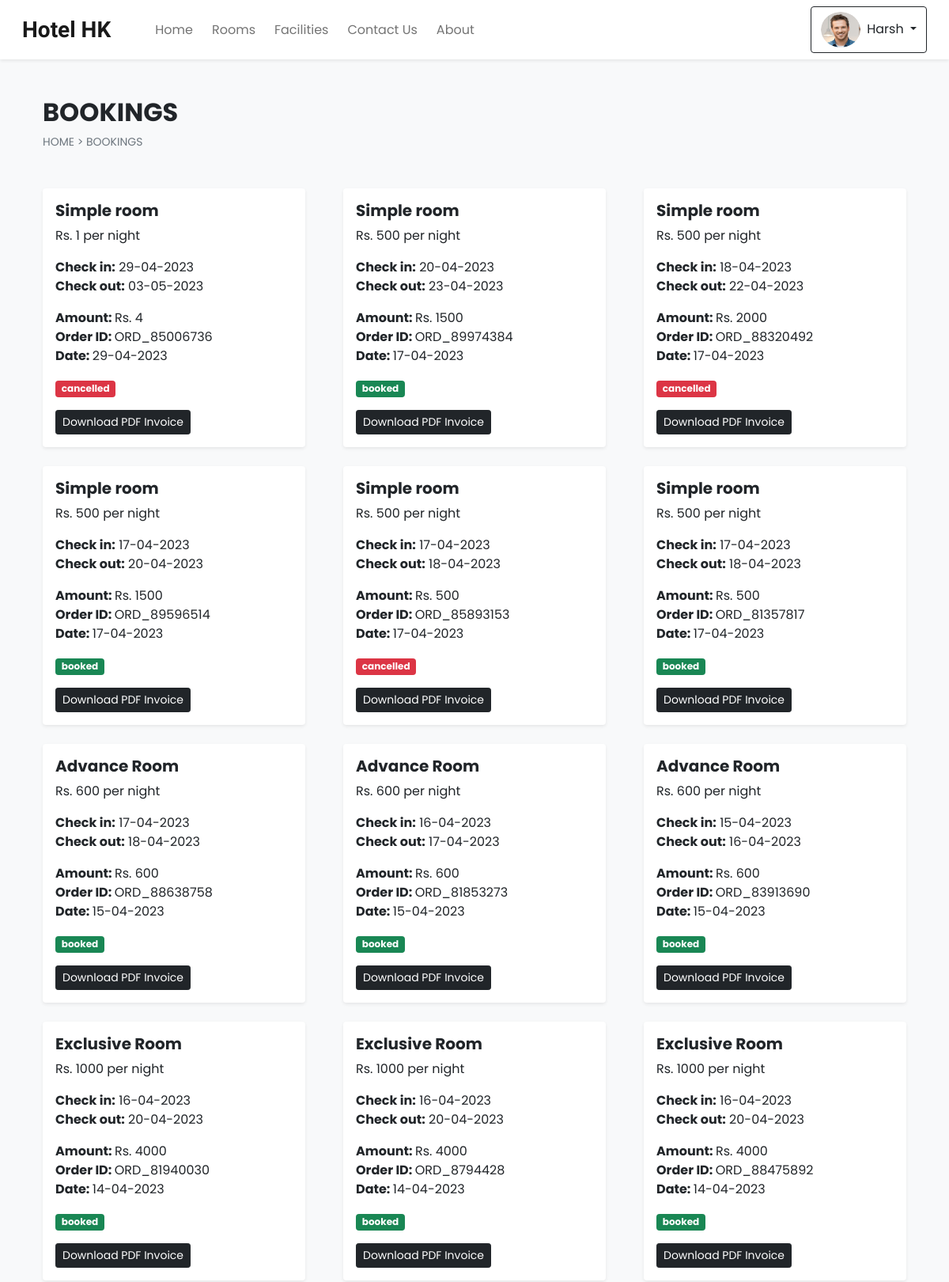
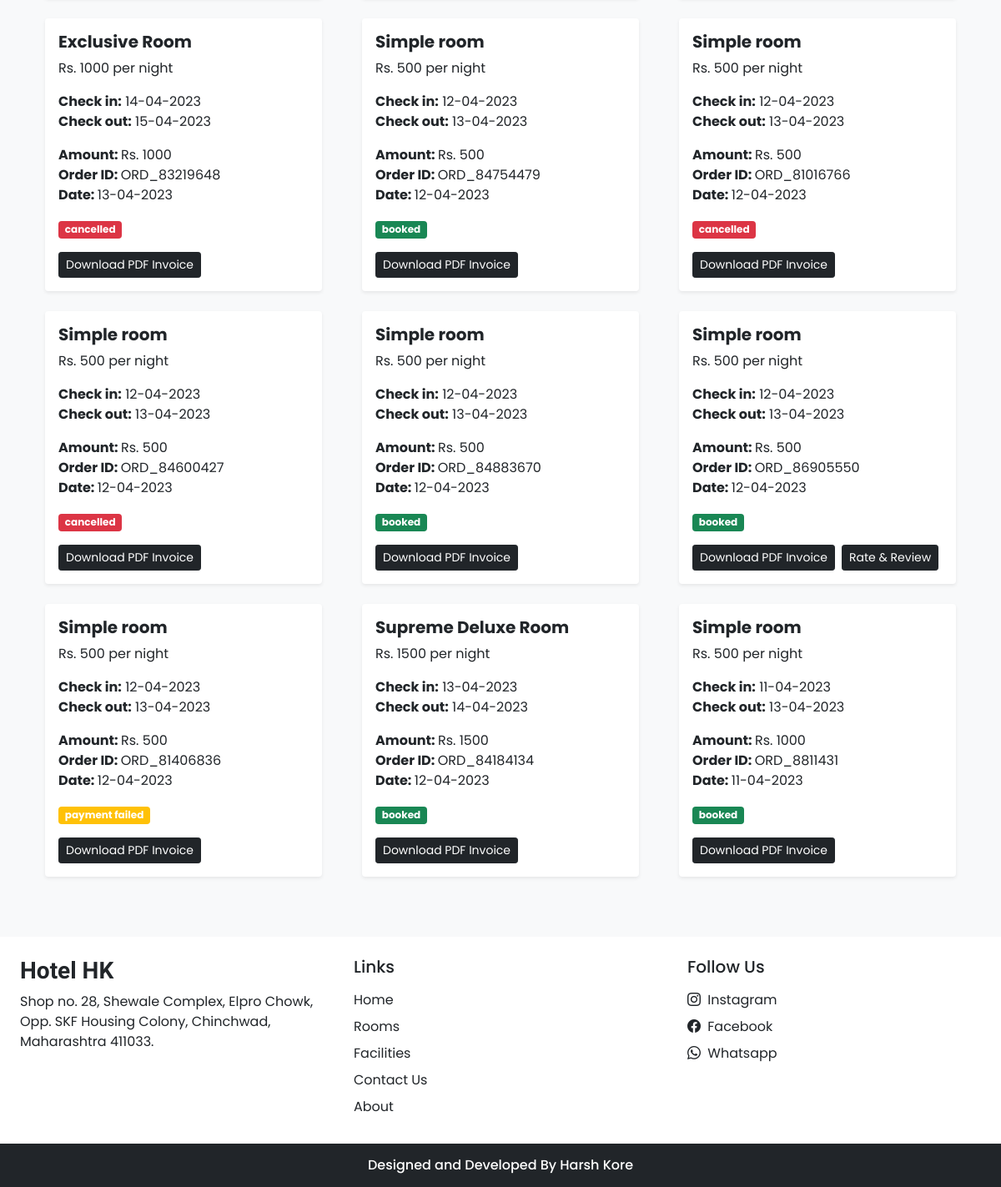
The app's page /bookings.php (signed in) with its own data (2 pictures, top to bottom).
### tables this page shows
CREATE TABLE `settings` (
  `sr_no` int(11) NOT NULL,
  `site_title` varchar(50) NOT NULL,
  `site_about` varchar(250) NOT NULL,
  `shutdown` tinyint(1) NOT NULL
);

CREATE TABLE `booking_details` (
  `sr_no` int(11) NOT NULL,
  `booking_id` int(11) NOT NULL,
  `room_name` varchar(100) NOT NULL,
  `price` int(11) NOT NULL,
  `total_pay` int(11) NOT NULL,
  `room_no` varchar(100) DEFAULT NULL,
  `user_name` varchar(100) NOT NULL,
  `phonenum` varchar(100) NOT NULL,
  `address` varchar(150) NOT NULL
);

CREATE TABLE `booking_order` (
  `booking_id` int(11) NOT NULL,
  `user_id` int(11) NOT NULL,
  `room_id` int(11) NOT NULL,
  `check_in` date NOT NULL,
  `check_out` date NOT NULL,
  `arrival` int(11) NOT NULL DEFAULT 0,
  `refund` int(11) DEFAULT NULL,
  `booking_status` varchar(100) NOT NULL DEFAULT 'booked',
  `order_id` varchar(150) NOT NULL,
  `trans_id` varchar(200) DEFAULT NULL,
  `trans_amt` int(11) NOT NULL,
  `trans_status` varchar(100) NOT NULL DEFAULT 'pending',
  `trans_resp_msg` varchar(200) DEFAULT NULL,
  `rate_review` int(11) DEFAULT NULL,
  `datentime` datetime NOT NULL DEFAULT current_timestamp()
);

### admin/inc/db_config.php (called while the page is built, shortened)
<?php
    function select($sql, $values, $datatypes){
        $con = $GLOBALS['con'];
        if ($stmt = mysqli_prepare($con, $sql)) {
            mysqli_stmt_bind_param($stmt, $datatypes,...$values);
            if (mysqli_stmt_execute($stmt)) {
                $res = mysqli_stmt_get_result($stmt);
                return $res;
            } else {
                mysqli_stmt_close($stmt);
                die("Query cannot be executed - Select");
            }
        }
        else {
            die("Query cannot be prepared - Select");
        }
    }
?>

### bookings.php (the view, shortened to what this page needs)
<!DOCTYPE html>
<html lang="en">
<head>
    <?php require('inc/links.php') ?>
</head>
<body class="bg-light">
  <?php
    require('inc/header.php');
  ?>
  <div class="container">
    <div class="row">
      <div class=" col-12 my-5 px-4">
        <h2 class="fw-bold">BOOKINGS</h2>
        <div style="font-size: 14px;">
          <a href="index.php" class="text-secondary text-decoration-none">HOME</a>
          <span class="text-secondary"> > </span>
          <a href="#" class="text-secondary text-decoration-none">BOOKINGS</a>
        </div>
      </div>
      <?php
        $query = "SELECT bo.*, bd.* FROM `booking_order` bo
          INNER JOIN `booking_details` bd ON bo.booking_id = bd.booking_id
          WHERE ((bo.booking_status='booked')
          OR (bo.booking_status='cancelled')
          OR (bo.booking_status='payment failed'))
          AND (bo.user_id = ?)
          ORDER BY bo.booking_id DESC";
        $result = select($query,[$_SESSION['uId']],'i');
        while ($data = mysqli_fetch_assoc($result)) {
          $date = date("d-m-Y", strtotime($data['datentime']));
          $checkin = date("d-m-Y", strtotime($data['check_in']));
          $checkout = date("d-m-Y", strtotime($data['check_out']));
          $status_bg = "";
          $btn = "";
          if ($data['booking_status']=='booked') {
            $status_bg = "bg-success";
            if ($data['arrival']==1) {
              $btn = "<a href='generate_pdf.php?gen_pdf&id=$data[booking_id]' class='btn btn-dark btn-sm shadow-none'>
                Download PDF Invoice
              </a>";
              if ($data['rate_review']==0) {
                $btn.="<button type='button' onclick='review_room($data[booking_id],$data[room_id])' data-bs-toggle='modal' data-bs-target='#reviewModal' class='btn btn-dark btn-sm shadow-none ms-2'>
                Rate & Review
                </button>";
              }
            }
            else {
              $btn = "
              <button onclick='cancel_booking($data[booking_id])' type='button' class='btn btn-danger btn-sm shadow-none'>
                Cancel
              </button>
              ";
            }
          }
          elseif ($data['booking_status']=='cancelled') {
            $status_bg = "bg-danger";
            if ($data['refund']==0) {
              $btn = "<span class='badge bg-primary'>Refund in process!</span>";
            }
            else {
              $btn = "<a href='generate_pdf.php?gen_pdf&id=$data[booking_id]' class='btn btn-dark btn-sm shadow-none'>
                Download PDF Invoice
              </a>";
            }
          }
          else{
            $status_bg = "bg-warning";
            $btn = "<a href='generate_pdf.php?gen_pdf&id=$data[booking_id]' class='btn btn-dark btn-sm shadow-none'>
                Download PDF Invoice
              </a>";
          }
          echo <<<booking
            <div class='col-md-4 px-4 mb-4'>
              <div class='bg-white p-3 rounded shadow-sm'>
                <h5 class='fw-bold'>$data[room_name]</h5>
                <p>Rs. $data[price] per night</p>
                <p>
                  <b>Check in:</b> $checkin <br>
                  <b>Check out:</b> $checkout
                </p>
                <p>
                  <b>Amount: </b> Rs. $data[total_pay] <br>
                  <b>Order ID: </b> $data[order_id] <br>
                  <b>Date: </b> $date
                </p>
                <p>
                  <span class='badge $status_bg'>$data[booking_status]</span>
                </p>
                $btn
              </div>
            </div>
          booking;
        }
      ?>
    </div>
  </div>
  <?php require('inc/footer.php') ?>
</body>
</html>

### inc/header.php (shortened to what this page needs)
<nav id="nav-bar" class="navbar navbar-expand-lg navbar-light bg-white px-lg-3 py-lg-2 shadow-sm sticky-top">
      <div class="container-fluid">
      <a class="navbar-brand me-5 fw-bold fs-3 h-font" href="index.php"><?php echo $settings_r['site_title'] ?></a>
      <div class="collapse navbar-collapse" id="navbarSupportedContent">
        <ul class="navbar-nav me-auto mb-2 mb-lg-0">
          <li class="nav-item">
            <a class="nav-link me-2" href="index.php">Home</a>
          </li>
          <li class="nav-item">
            <a class="nav-link me-2" href="rooms.php">Rooms</a>
          </li>
          <li class="nav-item">
            <a class="nav-link me-2" href="facilities.php">Facilities</a>
          </li>
          <li class="nav-item">
            <a class="nav-link me-2" href="contact.php">Contact Us</a>
          </li>
          <li class="nav-item">
            <a class="nav-link me-2" href="about.php">About</a>
          </li>
        </ul>
        <div class="d-flex">
    <?php
      if (isset($_SESSION['login']) && $_SESSION['login']==true)
      {
        $path = USERS_IMG_PATH;
        echo <<<data
          <div class="btn-group">
            <button type="button" class="btn btn-outline-dark shadow-none dropdown-toggle" data-bs-toggle="dropdown" data-bs-display="static" aria-expanded="false">
              <img src="$path$_SESSION[uPic]" style="width: 50px; height: 45px;" class="me-1 rounded-circle">
              $_SESSION[uName]
            </button>
            <ul class="dropdown-menu dropdown-menu-lg-end">
              <li><a class="dropdown-item" href="profile.php">Profile</a></li>
              <li><a class="dropdown-item" href="bookings.php">Bookings</a></li>
              <li><a class="dropdown-item" href="logout.php">Logout</a></li>
            </ul>
          </div>
        data;
      }
    ?>
        </div>
      </div>
    </div>
</nav>

### inc/footer.php (shortened to what this page needs)
<div class="container-fluid bg-white mt-5">
  <div class="row">
    <div class="col-lg-4 p-4">
      <h3 class="h-font fw-bold fs-3 mb-2"><?php echo $settings_r['site_title'] ?></h3>
      <p>
        <?php echo $settings_r['site_about'] ?>
      </p>
    </div>
    <div class="col-lg-4 p-4">
      <h5 class="mb-3">Links</h5>
      <a href="index.php" class="d-inline-block mb-2 text-dark text-decoration-none">Home</a><br>
      <a href="rooms.php" class="d-inline-block mb-2 text-dark text-decoration-none">Rooms</a><br>
      <a href="facilities.php" class="d-inline-block mb-2 text-dark text-decoration-none">Facilities</a><br>
      <a href="contact.php" class="d-inline-block mb-2 text-dark text-decoration-none">Contact Us</a><br>
      <a href="about.php" class="d-inline-block mb-2 text-dark text-decoration-none">About</a>
    </div>
    <div class="col-lg-4 p-4">
      <h5 class="mb-3">Follow Us</h5>
      <a href="<?php echo $contact_r['insta'] ?>" class="d-inline-block text-dark text-decoration-none mb-2">
          <i class="bi bi-instagram me-1"></i>
          Instagram
      </a><br>
      <a href="<?php echo $contact_r['fb'] ?>" class="d-inline-block text-dark text-decoration-none mb-2">
          <i class="bi bi-facebook me-1"></i>
          Facebook
      </a><br>
      <?php
        if ($contact_r['wa']!='') {
          echo <<<data
            <a href="$contact_r[wa]" class="d-inline-block text-dark text-decoration-none">
              <i class="bi bi-whatsapp me-1"></i>
              Whatsapp
            </a><br>
          data;
        }
      ?>
    </div>
  </div>
</div>
<h6 class="text-center bg-dark text-white p-3 m-0">Designed and Developed By Harsh Kore</h6>

### css/common.css (style rules this page uses)
:root { --teal: #2ec1ac; --teal_hover: #279e8c; }
* { font-family: 'Poppins', sans-serif; }
.h-font { font-family: 'Merienda', cursive; }

### records on screen
settings: site_title "Hotel HK", site_about "Shop no. 28, Shewale Complex, Elpro Chowk, Opp. SKF Housing Colony, Chinchwad, Maharashtra 411033."
booking_details: room_name "Simple room", price "1", booking.check_in "29-04-2023", booking.check_out "03-05-2023", total_pay "4", booking.order_id "ORD_85006736", booking.datentime "29-04-2023", booking.booking_status "cancelled"
booking_details: room_name "Simple room", price "500", booking.check_in "20-04-2023", booking.check_out "23-04-2023", total_pay "1500", booking.order_id "ORD_89974384", booking.datentime "17-04-2023", booking.booking_status "booked"
booking_details: room_name "Simple room", price "500", booking.check_in "18-04-2023", booking.check_out "22-04-2023", total_pay "2000", booking.order_id "ORD_88320492", booking.datentime "17-04-2023", booking.booking_status "cancelled"
booking_details: room_name "Simple room", price "500", booking.check_in "17-04-2023", booking.check_out "20-04-2023", total_pay "1500", booking.order_id "ORD_89596514", booking.datentime "17-04-2023", booking.booking_status "booked"
booking_details: room_name "Simple room", price "500", booking.check_in "17-04-2023", booking.check_out "18-04-2023", total_pay "500", booking.order_id "ORD_85893153", booking.datentime "17-04-2023", booking.booking_status "cancelled"
booking_details: room_name "Simple room", price "500", booking.check_in "17-04-2023", booking.check_out "18-04-2023", total_pay "500", booking.order_id "ORD_81357817", booking.datentime "17-04-2023", booking.booking_status "booked"
booking_details: room_name "Advance Room", price "600", booking.check_in "17-04-2023", booking.check_out "18-04-2023", total_pay "600", booking.order_id "ORD_88638758", booking.datentime "15-04-2023", booking.booking_status "booked"
booking_details: room_name "Advance Room", price "600", booking.check_in "16-04-2023", booking.check_out "17-04-2023", total_pay "600", booking.order_id "ORD_81853273", booking.datentime "15-04-2023", booking.booking_status "booked"
booking_details: room_name "Advance Room", price "600", booking.check_in "15-04-2023", booking.check_out "16-04-2023", total_pay "600", booking.order_id "ORD_83913690", booking.datentime "15-04-2023", booking.booking_status "booked"
booking_details: room_name "Exclusive Room", price "1000", booking.check_in "16-04-2023", booking.check_out "20-04-2023", total_pay "4000", booking.order_id "ORD_81940030", booking.datentime "14-04-2023", booking.booking_status "booked"
booking_details: room_name "Exclusive Room", price "1000", booking.check_in "16-04-2023", booking.check_out "20-04-2023", total_pay "4000", booking.order_id "ORD_8794428", booking.datentime "14-04-2023", booking.booking_status "booked"
booking_details: room_name "Exclusive Room", price "1000", booking.check_in "16-04-2023", booking.check_out "20-04-2023", total_pay "4000", booking.order_id "ORD_88475892", booking.datentime "14-04-2023", booking.booking_status "booked"
booking_details: room_name "Exclusive Room", price "1000", booking.check_in "14-04-2023", booking.check_out "15-04-2023", total_pay "1000", booking.order_id "ORD_83219648", booking.datentime "13-04-2023", booking.booking_status "cancelled"
booking_details: room_name "Simple room", price "500", booking.check_in "12-04-2023", booking.check_out "13-04-2023", total_pay "500", booking.order_id "ORD_84754479", booking.datentime "12-04-2023", booking.booking_status "booked"
booking_details: room_name "Simple room", price "500", booking.check_in "12-04-2023", booking.check_out "13-04-2023", total_pay "500", booking.order_id "ORD_81016766", booking.datentime "12-04-2023", booking.booking_status "cancelled"
booking_details: room_name "Simple room", price "500", booking.check_in "12-04-2023", booking.check_out "13-04-2023", total_pay "500", booking.order_id "ORD_84600427", booking.datentime "12-04-2023", booking.booking_status "cancelled"
booking_details: room_name "Simple room", price "500", booking.check_in "12-04-2023", booking.check_out "13-04-2023", total_pay "500", booking.order_id "ORD_84883670", booking.datentime "12-04-2023", booking.booking_status "booked"
booking_details: room_name "Simple room", price "500", booking.check_in "12-04-2023", booking.check_out "13-04-2023", total_pay "500", booking.order_id "ORD_86905550", booking.datentime "12-04-2023", booking.booking_status "booked"
booking_details: room_name "Simple room", price "500", booking.check_in "12-04-2023", booking.check_out "13-04-2023", total_pay "500", booking.order_id "ORD_81406836", booking.datentime "12-04-2023", booking.booking_status "payment failed"
booking_details: room_name "Supreme Deluxe Room", price "1500", booking.check_in "13-04-2023", booking.check_out "14-04-2023", total_pay "1500", booking.order_id "ORD_84184134", booking.datentime "12-04-2023", booking.booking_status "booked"
booking_details: room_name "Simple room", price "500", booking.check_in "11-04-2023", booking.check_out "13-04-2023", total_pay "1000", booking.order_id "ORD_8811431", booking.datentime "11-04-2023", booking.booking_status "booked"

### other values on screen
$_SESSION[uName] "Harsh"
